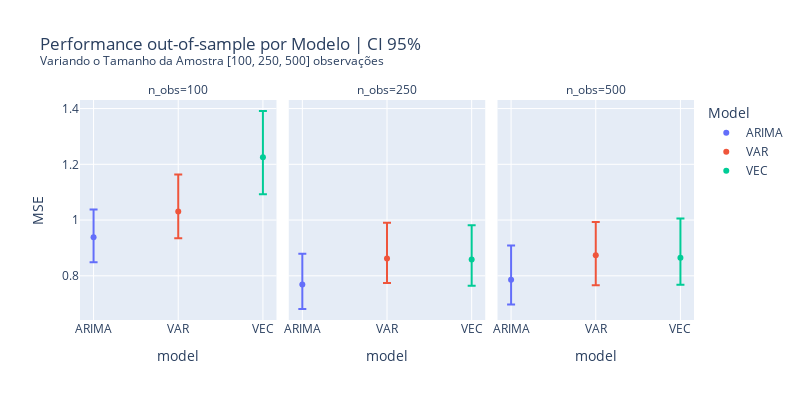

Write notebook code for a chart like this one.
### Code cell
filter_select = (df_MSE.n_ts==3) & (df_MSE.n_ma==0) & (df_MSE.n_fold_ts==85)
boot_df_ci_filter = df_MSE.loc[filter_select].copy()

fig = px.scatter(boot_df_ci_filter, x="model", y="MSE", color="model", facet_col="n_obs",error_y="ci_sup",error_y_minus="ci_inf")
fig.update_layout(width=800, height=400)
fig.update_layout(title="Performance out-of-sample por Modelo | CI 95% <br><sup>Variando o Tamanho da Amostra [100, 250, 500] observações</sup>",legend_title="Model",margin=dict(t=100))
fig.show()

### Figure 1 — Plotly figure (JSON) as saved in the notebook; plotly's stock layout.template omitted (floating-point values rounded to 4 significant figures)
{"data": [{"error_y": {"array": [0.09905], "arrayminus": [0.09028]}, "hovertemplate": "model=%{x}<br>n_obs=100<br>MSE=%{y}<extra></extra>", "legendgroup": "ARIMA", "marker": {"color": "#636efa", "symbol": "circle"}, "mode": "markers", "name": "ARIMA", "orientation": "v", "showlegend": true, "type": "scatter", "x": ["ARIMA"], "xaxis": "x", "y": [0.9388], "yaxis": "y"}, {"error_y": {"array": [0.1104], "arrayminus": [0.08746]}, "hovertemplate": "model=%{x}<br>n_obs=250<br>MSE=%{y}<extra></extra>", "legendgroup": "ARIMA", "marker": {"color": "#636efa", "symbol": "circle"}, "mode": "markers", "name": "ARIMA", "orientation": "v", "showlegend": false, "type": "scatter", "x": ["ARIMA"], "xaxis": "x2", "y": [0.7685], "yaxis": "y2"}, {"error_y": {"array": [0.1233], "arrayminus": [0.08829]}, "hovertemplate": "model=%{x}<br>n_obs=500<br>MSE=%{y}<extra></extra>", "legendgroup": "ARIMA", "marker": {"color": "#636efa", "symbol": "circle"}, "mode": "markers", "name": "ARIMA", "orientation": "v", "showlegend": false, "type": "scatter", "x": ["ARIMA"], "xaxis": "x3", "y": [0.7858], "yaxis": "y3"}, {"error_y": {"array": [0.1326], "arrayminus": [0.09579]}, "hovertemplate": "model=%{x}<br>n_obs=100<br>MSE=%{y}<extra></extra>", "legendgroup": "VAR", "marker": {"color": "#EF553B", "symbol": "circle"}, "mode": "markers", "name": "VAR", "orientation": "v", "showlegend": true, "type": "scatter", "x": ["VAR"], "xaxis": "x", "y": [1.031], "yaxis": "y"}, {"error_y": {"array": [0.1285], "arrayminus": [0.08801]}, "hovertemplate": "model=%{x}<br>n_obs=250<br>MSE=%{y}<extra></extra>", "legendgroup": "VAR", "marker": {"color": "#EF553B", "symbol": "circle"}, "mode": "markers", "name": "VAR", "orientation": "v", "showlegend": false, "type": "scatter", "x": ["VAR"], "xaxis": "x2", "y": [0.8623], "yaxis": "y2"}, {"error_y": {"array": [0.1186], "arrayminus": [0.1078]}, "hovertemplate": "model=%{x}<br>n_obs=500<br>MSE=%{y}<extra></extra>", "legendgroup": "VAR", "marker": {"color": "#EF553B", "symbol": "circle"}, "mode": "markers", "name": "VAR", "orientation": "v", "showlegend": false, "type": "scatter", "x": ["VAR"], "xaxis": "x3", "y": [0.8742], "yaxis": "y3"}, {"error_y": {"array": [0.1657], "arrayminus": [0.1327]}, "hovertemplate": "model=%{x}<br>n_obs=100<br>MSE=%{y}<extra></extra>", "legendgroup": "VEC", "marker": {"color": "#00cc96", "symbol": "circle"}, "mode": "markers", "name": "VEC", "orientation": "v", "showlegend": true, "type": "scatter", "x": ["VEC"], "xaxis": "x", "y": [1.225], "yaxis": "y"}, {"error_y": {"array": [0.1232], "arrayminus": [0.09471]}, "hovertemplate": "model=%{x}<br>n_obs=250<br>MSE=%{y}<extra></extra>", "legendgroup": "VEC", "marker": {"color": "#00cc96", "symbol": "circle"}, "mode": "markers", "name": "VEC", "orientation": "v", "showlegend": false, "type": "scatter", "x": ["VEC"], "xaxis": "x2", "y": [0.8587], "yaxis": "y2"}, {"error_y": {"array": [0.1411], "arrayminus": [0.09683]}, "hovertemplate": "model=%{x}<br>n_obs=500<br>MSE=%{y}<extra></extra>", "legendgroup": "VEC", "marker": {"color": "#00cc96", "symbol": "circle"}, "mode": "markers", "name": "VEC", "orientation": "v", "showlegend": false, "type": "scatter", "x": ["VEC"], "xaxis": "x3", "y": [0.8648], "yaxis": "y3"}], "layout": {"annotations": [{"font": {}, "showarrow": false, "text": "n_obs=100", "x": 0.16, "xanchor": "center", "xref": "paper", "y": 1, "yanchor": "bottom", "yref": "paper"}, {"font": {}, "showarrow": false, "text": "n_obs=250", "x": 0.5, "xanchor": "center", "xref": "paper", "y": 1, "yanchor": "bottom", "yref": "paper"}, {"font": {}, "showarrow": false, "text": "n_obs=500", "x": 0.84, "xanchor": "center", "xref": "paper", "y": 1, "yanchor": "bottom", "yref": "paper"}], "height": 400, "legend": {"title": {"text": "Model"}, "tracegroupgap": 0}, "margin": {"t": 100}, "title": {"text": "Performance out-of-sample por Modelo | CI 95% <br><sup>Variando o Tamanho da Amostra [100, 250, 500] observações</sup>"}, "width": 800, "xaxis": {"anchor": "y", "autorange": true, "categoryarray": ["ARIMA", "VAR", "VEC"], "categoryorder": "array", "domain": [0, 0.32], "range": [-0.1607, 2.161], "title": {"text": "model"}, "type": "category"}, "xaxis2": {"anchor": "y2", "autorange": true, "categoryarray": ["ARIMA", "VAR", "VEC"], "categoryorder": "array", "domain": [0.34, 0.66], "matches": "x", "range": [-0.1607, 2.161], "title": {"text": "model"}, "type": "category"}, "xaxis3": {"anchor": "y3", "autorange": true, "categoryarray": ["ARIMA", "VAR", "VEC"], "categoryorder": "array", "domain": [0.68, 1.0], "matches": "x", "range": [-0.1607, 2.161], "title": {"text": "model"}, "type": "category"}, "yaxis": {"anchor": "x", "autorange": true, "domain": [0, 1], "range": [0.6415, 1.431], "title": {"text": "MSE"}, "type": "linear"}, "yaxis2": {"anchor": "x2", "autorange": true, "domain": [0, 1], "matches": "y", "range": [0.6415, 1.431], "showticklabels": false, "type": "linear"}, "yaxis3": {"anchor": "x3", "autorange": true, "domain": [0, 1], "matches": "y", "range": [0.6415, 1.431], "showticklabels": false, "type": "linear"}}}
